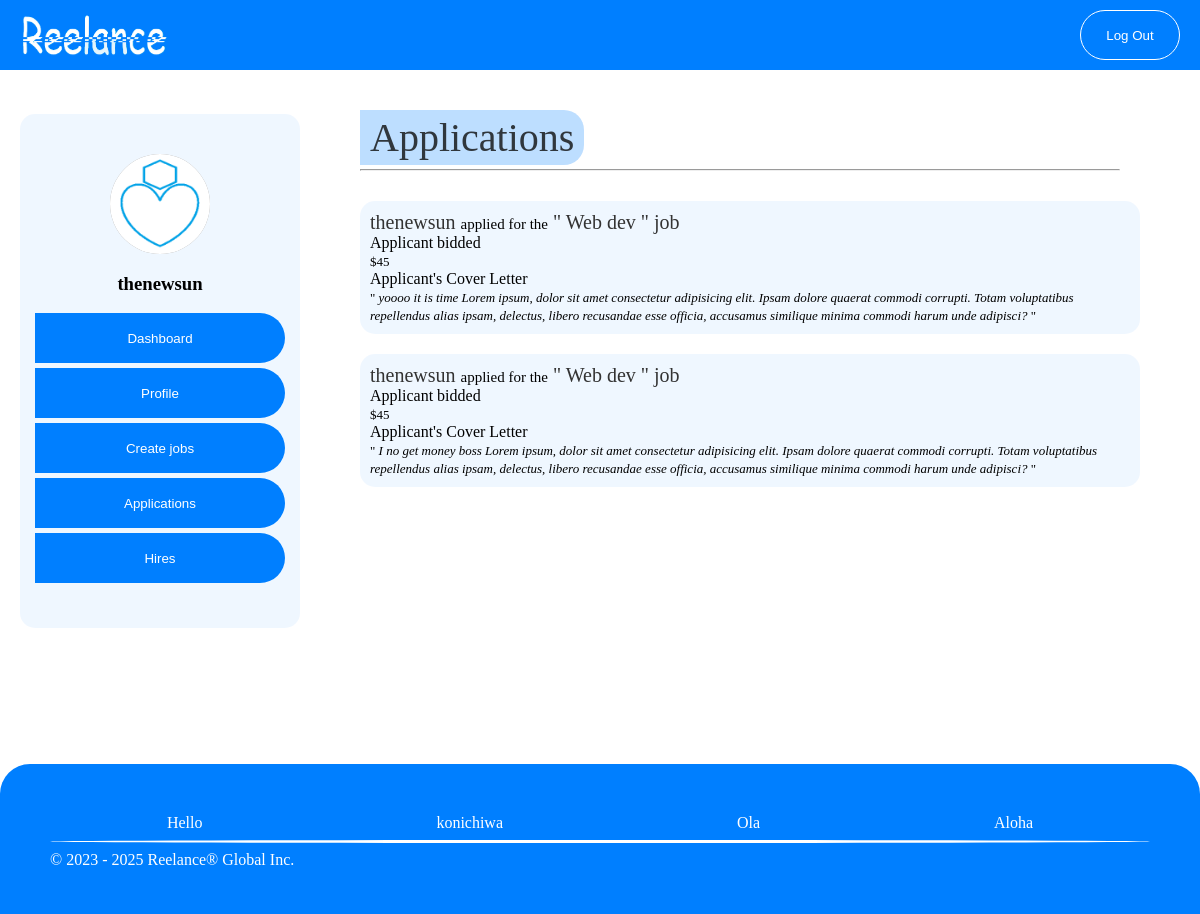
Page /client/applications (signed in) on the committed database.
### lance/models.py (models this page shows, shortened)
class Application(models.Model):
    job_title = models.CharField(max_length=1000)
    job_author = models.CharField(max_length=300, null=True)
    bid = models.IntegerField(null=True)
    cover_letter = models.TextField(max_length=1000)
    applicant_name = models.CharField(max_length=100)

### lance/views.py (the view)
# urls.py: path('client/applications', views.ClientApplications, name='client-applications'),
def ClientApplications(request):
    applications = Application.objects.filter(job_author=request.user.first_name)
    print(len(applications))
    page = 'applications'
    context = {
        'page': page,
        'applications': applications,
    }
    return render(request, 'lance/client.html', context)

### lance/templates/lance/client.html (shortened to what this page needs)
{% load static %}
<!DOCTYPE html>
<html lang="en">
<head>
</head>
<body>
    <div style="display: inline-flexbox; width: 100%;">
        <div class="navbar">
            <div class="navbar-logo">
                <img src="{% static 'images/logo.png' %}" alt="logo" width="150px" height="50px">
            </div>
            <div class="navbar-items">
                <a href="{% url 'logout' %}"><button id="navbar-items">Log Out</button></a>
            </div>
        </div>
        <div id="items">
            <div align="center" style="width: 25%; height: 550px; padding: 40px 10px 0px 20px;">
                <div style=" background-color: #0080ff10; border-radius: 15px; padding: 40px 0px 40px 0px;">
                    <div style="height: 100px; width: 100px; border: none; border-radius: 50px; background-color: #999999;">
                        <img style="border-radius: 50%;" src="{% static 'images/avatar.png' %}" alt="" height="100%" width="100%">
                    </div>
                    <h3>{{request.user}}</h3>
                    <a href="{% url 'client-dashboard' %}"><button id="button" type="button" style="border-radius: 0 25px 25px 0;">Dashboard</button></a>
                    <a href="{% url 'client-profile' %}"><button id="button" type="button" style="border-radius: 0 25px 25px 0;">Profile</button></a>
                    <a href="{% url 'client-jobs' %}"><button id="button" type="button" style="border-radius: 0 25px 25px 0;">Create jobs</button></a>
                    <a href="{% url 'client-applications' %}"><button id="button" type="button" style="border-radius: 0 25px 25px 0;">Applications</button></a>
                    <a href="{% url 'client-hires' %}"><button id="button" type="button" style="border-radius: 0 25px 25px 0;">Hires</button></a>
                </div>
            </div>
            <div style="width: 75%; height: wrap-content; padding: 40px 40px 0px 10px; font-family: bahnschrift">
                <div style="border-radius: 5px; height: wrap-content; padding: 0 40px 40px 40px;">
                    {% if page == 'applications' %}
                    <span style="font-size: 40px; font-family: bahnschrift; color: #0f0f0fce; border-radius: 0 20px 20px 0; padding: 5px 10px 5px 10px; background-color: #0080ff42">Applications</span><hr style=" margin-bottom: 30px;">
                        {% for application in applications %}
                            {% if application != None %}
                            <div style="background-color: #0080ff10; border-radius: 15px; padding: 10px 10px 10px 10px; margin-bottom: 20px; display: flexbox; width: 100%;">
                                <div style="display: inline-flex; width: 100%; justify-content: space-between;">
                                    <div style="width: wrap-content;">
                                        <span style="color: #333; font-size: 20px;" name="title">{{ application.applicant_name }} <span style="color: #000; font-size: 15px;">applied for the</span> " {{application.job_title.capitalize}} " job</span><br>
                                    </div>
                                </div><br>
                                <div id="details" style="display: block;">
                                    <label>Applicant bidded  &ThickSpace; &ThickSpace;</label><br>
                                    <span style="font-size: 13px;" name="bid">${{application.bid}}</span><br>
                                    <label>Applicant's Cover Letter &ThickSpace; &ThickSpace;</label><br>
                                    <span style="font-size: 13px;">" <i>{{application.cover_letter}} Lorem ipsum, dolor sit amet consectetur adipisicing elit. Ipsam dolore quaerat commodi corrupti. Totam voluptatibus repellendus alias ipsam, delectus, libero recusandae esse officia, accusamus similique minima commodi harum unde adipisci?</i> "</span>
                                </div>
                            </div>
                            {% else %}
                                Nothing to show here
                            {% endif %}
                        {% endfor %}
                    {% endif %}
                </div>
            </div>
        </div>
        <footer style="margin-top: 100px; ">
            <div style="padding: 50px; background-color: #007fff; color: white; height: 50px; width: wrap-content; font-family: bahnschrift; border: none; border-radius: 30px 30px 0 0;">
                <section style="display: flex; justify-content: space-around;">
                    <section>Hello</section>
                    <section>konichiwa</section>
                    <section>Ola</section>
                    <section>Aloha</section>
                </section>
                <hr style="height: 3px; border: none; background-color: white; border-radius: 50%;">
                <section>&copy; 2023 - 2025 Reelance® Global Inc.</section>
            </div>
        </footer>
    </div>
</body>
</html>

### lance/templates/lance/client.html (style rules this page uses)
body { margin: 0px; padding: 0px; width: 100%; }
.navbar { width: 100%; height: 70px; display: flexbox; background-color: #007fff; }
.navbar-logo { float: left; padding: 10px 0px 10px 20px; }
.navbar-items { float: right; display: inline; padding: 10px 20px 10px 0px; }
#navbar-items { background-color: #007fff; font-family: Arial, Helvetica, sans-serif; padding: 0px 20px 0px 20px; height: 50px; width: 100px; border-radius: 25px; border: solid 1px white; color: white; }
#items { display: flex; width: 100%; margin: 0px; }
#button { background-color: #007fff; height: 50px; width: 250px; margin-bottom: 5px; border: none; color: #fff; }

### rows in the picture
Application: applicant_name "thenewsun", job_title "Web dev", bid "45", cover_letter "yoooo it is time"
Application: applicant_name "thenewsun", job_title "Web dev", bid "45", cover_letter "I no get money boss"

### other values in the picture
{{ request.user }} "thenewsun"
